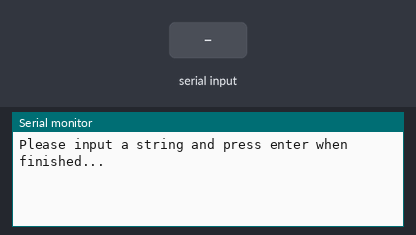
This sketch was run on a simulated Arduino Uno, built with avr-gcc and run on an emulated ATmega328P. On the bench: the last lines printed to the serial monitor. The test bench sets the inputs (shaded band).

Above: at 3.2 s.
3.3 s: "1\n" received over Serial
At 4.3 s:
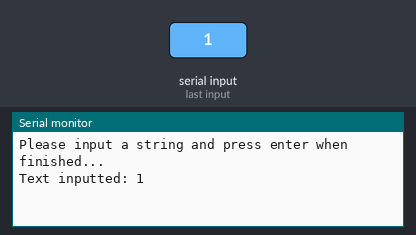
4.8 s: byte 10 ('\n') received over Serial
At 5.5 s:
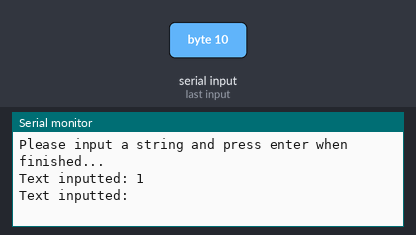
6.3 s: "0\n" received over Serial
At 6.6 s:
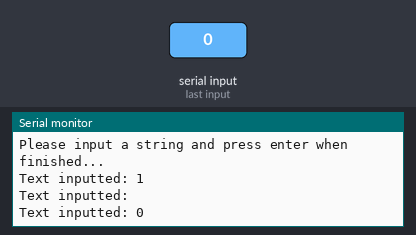

Measured:
- after the input at 3.3 s, the serial monitor: prints a new line at once (image 1)
- after the input at 4.8 s, the serial monitor: prints a new line at once (image 2)
- after the input at 6.3 s, the serial monitor: prints a new line at once (image 3)

The sketch:

serial-wr.ino
```cpp
String input = "";
bool isComplete = false;

// this example has potential application in developing macros for keyboard
// when the serial reader picks a combination of key pressed, launch a specific command
void setup() {
  Serial.begin(115200);
  delay(2000);
  Serial.println("Please input a string and press enter when finished...");
}

void loop() {
  if (Serial.available()) {
    char charInputted = Serial.read();
    input += charInputted;
    if (charInputted == '\n') {
      isComplete = true;
    }
  }

  if (isComplete) {
    Serial.print("Text inputted: ");
    Serial.print(input);
    resetComponents();
  }
}

void resetComponents() {
  input = "";
  isComplete = false;
}
```
